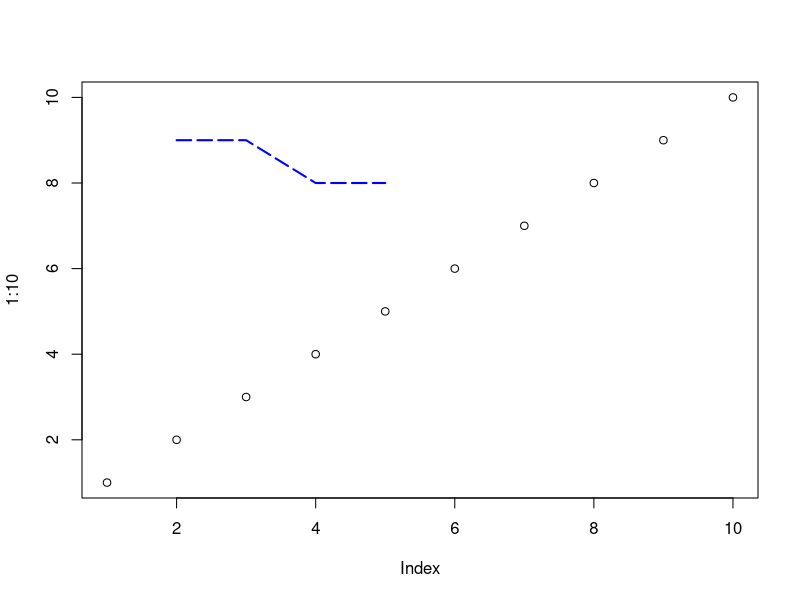

Source code (R):
plot(1:10)
lines(
    x = c(2, 3, 4, 5),
    y = c(9, 9, 8, 8),
    lty = 5, # 5 is longdash
    lwd = 2,
    col = 'blue',
)